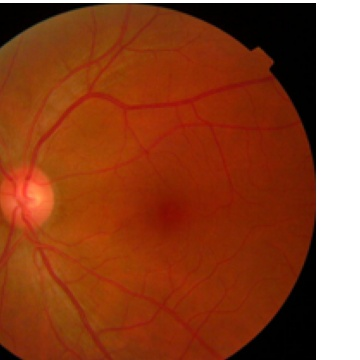
#> input picture sample_fundus_retina.jpg, 360 x 360 px
$ python -i quality.py   (imports and definitions only)   (older library calls are emulated)
#> lines starting #> are read from the running program, lines starting #| are printed output that depends on the picture
#> further down, picture is the input picture: PIL image 360x360 RGB; mean R, G, B 144.2, 71.5, 40.2
import cv2
import numpy as np
from PIL import Image

def check_image_quality(image: Image.Image) -> dict:
    """
    Computes image quality metrics as defined in the development notebook:
    1. Blur: Laplacian variance
    2. Brightness: Mean grayscale intensity
    3. Contrast: Standard deviation of grayscale intensity

    Does NOT apply arbitrary rejection thresholds. Returns raw numeric scores.
    """
    rgb_arr = np.array(image.convert("RGB"))
    gray = cv2.cvtColor(rgb_arr, cv2.COLOR_RGB2GRAY)
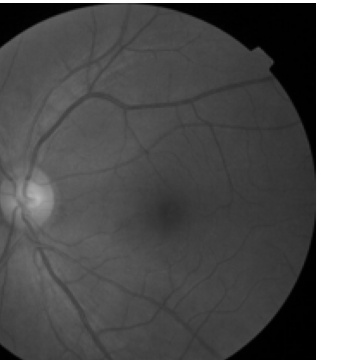
#> gray: shape (360, 360); min 0, max 255, mean 89.7

    blur_score = float(cv2.Laplacian(gray, cv2.CV_64F).var())
#> blur_score = 653.8
    brightness = float(np.mean(gray))
#> brightness = 89.66
    contrast = float(np.std(gray))
#> contrast = 68.84

    return {
        "blur": round(blur_score, 2),
        "brightness": round(brightness, 2),
        "contrast": round(contrast, 2)
    }

>>> from PIL import Image
>>> picture = Image.open('../../sample_fundus_retina.jpg')
>>> result = check_image_quality(picture)
#> result = {'blur': 653.8, 'brightness': 89.66, 'contrast': 68.84}
